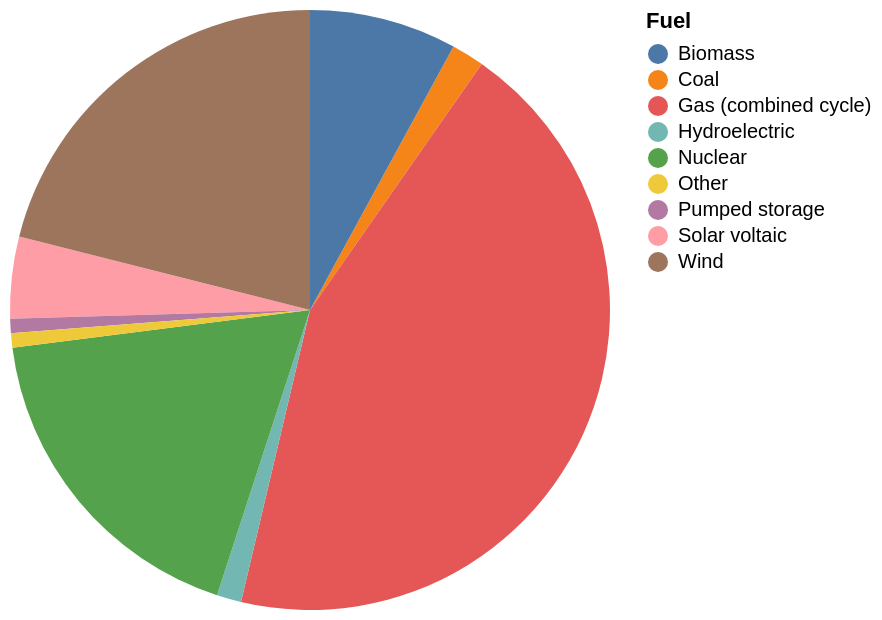

Notebook code cell kept with this figure:
### Markdown cell above
### Pie-Chart

If we look at the sorts of visualisation on the webpage https://grid.iamkate.com they are done as round polar diagrams, partly a full pie chart style and then with an outer ring that is like a donut chart. 

Looking in the gallery we can find some details of how to produce a pie chart, https://altair-viz.github.io/gallery/pie_chart.html, so let's start there and just try plotting our data using the code from that page.

### Code cell
# Create an arc (pie) chart using the energy DataFrame.
alt.Chart(energy).mark_arc().encode(
    # Encode the 'Percentage' field as the theta (angle) of the arc, specifying it as quantitative data.
    theta=alt.Theta(field="Percentage", type="quantitative"),
    # Encode the 'Fuel' field as the color of the arc, specifying it as nominal data to differentiate categories.
    color=alt.Color(field="Fuel", type="nominal"),
)

### Figure 1 — Vega-Lite specification as saved in the notebook (floating-point values rounded to 4 significant figures)
{"config": {"view": {"continuousWidth": 300, "continuousHeight": 300}}, "data": {"name": "data-db7b795b706e1e22da38045e1a1899b9"}, "mark": {"type": "arc"}, "encoding": {"color": {"field": "Fuel", "type": "nominal"}, "theta": {"field": "Percentage", "type": "quantitative"}}, "$schema": "https://vega.github.io/schema/vega-lite/v5.8.0.json", "datasets": {"data-db7b795b706e1e22da38045e1a1899b9": [{"Fuel": "Coal", "Generated value": 0.49, "Percentage": 1.6, "Energy type": "Fossil fuel"}, {"Fuel": "Gas (combined cycle)", "Generated value": 12.06, "Percentage": 39.9, "Energy type": "Fossil fuel"}, {"Fuel": "Solar voltaic", "Generated value": 1.22, "Percentage": 4.0, "Energy type": "Renewable energy"}, {"Fuel": "Wind", "Generated value": 5.79, "Percentage": 19.1, "Energy type": "Renewable energy"}, {"Fuel": "Hydroelectric", "Generated value": 0.38, "Percentage": 1.2, "Energy type": "Renewable energy"}, {"Fuel": "Pumped storage", "Generated value": 0.21, "Percentage": 0.7, "Energy type": "Other energy"}, {"Fuel": "Nuclear", "Generated value": 4.94, "Percentage": 16.3, "Energy type": "Other energy"}, {"Fuel": "Biomass", "Generated value": 2.18, "Percentage": 7.2, "Energy type": "Other energy"}, {"Fuel": "Other", "Generated value": 0.21, "Percentage": 0.7, "Energy type": "Other energy"}]}}
